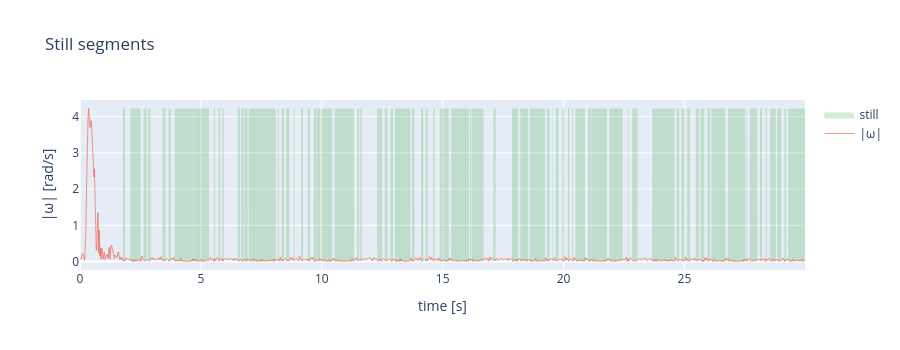

Notebook code cell kept with this figure:
### Markdown cell above
## 4. Noise and bias while still
Find the segments where the phone lies still (low gyro rate over a short window).
There, the gyro should read 0 (anything else = **bias**) and the spread is the **noise**.

### Code cell
WINDOW = 50  # samples (~0.4 s)
STILL_THRESHOLD = 0.05  # rad/s


def rolling_mean(values, n):
    return np.convolve(values, np.ones(n) / n, mode="same")


# "still" = average rotation over the window is below the threshold
still = rolling_mean(gyr_mag, WINDOW) < STILL_THRESHOLD
print(f"still samples: {still.sum()} ({still.mean():.0%} of recording)")

# Green areas = segments used as "at rest" in the next cells
fig = go.Figure()
fig.add_trace(
    go.Scatter(x=t, y=np.where(still, gyr_mag.max(), 0), name="still", fill="tozeroy", line_width=0, fillcolor="rgba(44, 160, 44, 0.2)", hoverinfo="skip")
)
fig.add_trace(go.Scatter(x=t, y=gyr_mag, name="|ω|"))
fig.update_layout(height=350, xaxis_title="time [s]", yaxis_title="|ω| [rad/s]", title="Still segments")
fig.show()

### Figure 1 — Plotly figure (JSON) as saved in the notebook; plotly's stock layout.template omitted (floating-point values rounded to 4 significant figures; data arrays with more than 128 entries replaced by an {"elided": "..."} marker saying what was removed)
{"data": [{"fill": "tozeroy", "fillcolor": "rgba(44, 160, 44, 0.2)", "hoverinfo": "skip", "line": {"width": 0}, "name": "still", "type": "scatter", "x": {"elided": "14989 float values"}, "y": {"elided": "14989 float values"}}, {"name": "|ω|", "type": "scatter", "x": {"elided": "14989 float values"}, "y": {"elided": "14989 float values"}}], "layout": {"height": 350, "title": {"text": "Still segments"}, "xaxis": {"title": {"text": "time [s]"}}, "yaxis": {"title": {"text": "|ω| [rad/s]"}}}}
